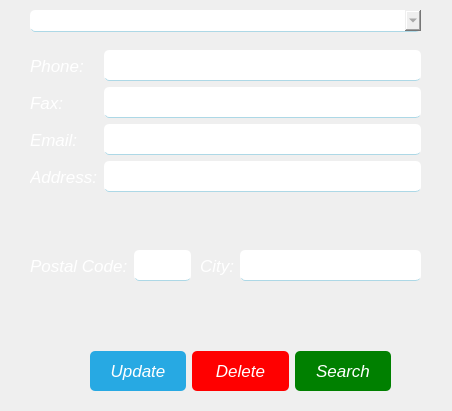
<?xml version="1.0" encoding="UTF-8"?>
<ui version="4.0">
 <class>Form</class>
 <widget class="QWidget" name="Form">
  <property name="geometry">
   <rect>
    <x>0</x>
    <y>0</y>
    <width>452</width>
    <height>411</height>
   </rect>
  </property>
  <property name="windowTitle">
   <string>Form</string>
  </property>
  <property name="styleSheet">
   <string notr="true">#update_button
{
  color: white;
font-size:17px;
font-style:Italic;
  background-color: #27a9e3;
  border-width: 5px;
  border-radius: 5px;
  height: 40px;
}
QComboBox{
  color: grey;
 /* border-color: #27a9e3;*/
 /* border-width: 5px;*/
 border-radius: 5px;
border-bottom: 1px solid lightblue;
  height: 30px;
}
#delete_button
{
  color: white;
font-size:17px;
font-style:Italic;
  background-color: red;
  border-width: 5px;
  border-radius: 5px;
  height: 40px;
}
#search_button
{
  color: white;
font-size:17px;
font-style:Italic;
  background-color: green;
  border-width: 5px;
  border-radius: 5px;
  height: 40px;
}
#button_bare{
background: rgba(32, 80, 96, 100);
}
#create_button:hover 
{
   background-color: #66c011;
 }

QLineEdit
{
  color: grey;
 /* border-color: #27a9e3;*/
 /* border-width: 5px;*/
 border-radius: 5px;
border-bottom: 1px solid lightblue;
/*border-top: 0px;
boder-left: 0px;
border-right: 0px;
boder-botom:1px solid;*/
/* border-style: 1px;*/
  height: 30px;
}
#Form
{
 background-color:
  qlineargradient(spread:reflect, x1:0.5, y1:0, x2:0, y2:0, 
  stop:0 rgba(91, 204, 233, 100), stop:1 rgba(32, 80, 96, 
  100));
}

QLabel{
color:white;
font-size:17px;
font-style:Italic;}</string>
  </property>
  <widget class="QWidget" name="formLayoutWidget">
   <property name="geometry">
    <rect>
     <x>30</x>
     <y>50</y>
     <width>391</width>
     <height>191</height>
    </rect>
   </property>
   <layout class="QFormLayout" name="update_form">
    <item row="0" column="0">
     <widget class="QLabel" name="phone_label2">
      <property name="text">
       <string>Phone:</string>
      </property>
     </widget>
    </item>
    <item row="1" column="0">
     <widget class="QLabel" name="fax_label2">
      <property name="text">
       <string>Fax:</string>
      </property>
     </widget>
    </item>
    <item row="2" column="0">
     <widget class="QLabel" name="email_label2">
      <property name="text">
       <string>Email:</string>
      </property>
     </widget>
    </item>
    <item row="3" column="0">
     <widget class="QLabel" name="adress_label2">
      <property name="text">
       <string>Address:</string>
      </property>
     </widget>
    </item>
    <item row="0" column="1">
     <widget class="QLineEdit" name="phone_input"/>
    </item>
    <item row="1" column="1">
     <widget class="QLineEdit" name="fax_input"/>
    </item>
    <item row="2" column="1">
     <widget class="QLineEdit" name="email_input"/>
    </item>
    <item row="3" column="1">
     <widget class="QLineEdit" name="address_input"/>
    </item>
   </layout>
  </widget>
  <widget class="QComboBox" name="comboBox">
   <property name="geometry">
    <rect>
     <x>30</x>
     <y>10</y>
     <width>391</width>
     <height>22</height>
    </rect>
   </property>
  </widget>
  <widget class="QWidget" name="formLayoutWidget_2">
   <property name="geometry">
    <rect>
     <x>30</x>
     <y>250</y>
     <width>161</width>
     <height>33</height>
    </rect>
   </property>
   <layout class="QFormLayout" name="formLayout">
    <item row="0" column="0">
     <widget class="QLabel" name="post_code_label2">
      <property name="text">
       <string>Postal Code:</string>
      </property>
     </widget>
    </item>
    <item row="0" column="1">
     <widget class="QLineEdit" name="post_code_input"/>
    </item>
   </layout>
  </widget>
  <widget class="QWidget" name="formLayoutWidget_3">
   <property name="geometry">
    <rect>
     <x>200</x>
     <y>250</y>
     <width>221</width>
     <height>33</height>
    </rect>
   </property>
   <layout class="QFormLayout" name="formLayout_2">
    <item row="0" column="0">
     <widget class="QLabel" name="city_label2">
      <property name="text">
       <string>City:</string>
      </property>
     </widget>
    </item>
    <item row="0" column="1">
     <widget class="QLineEdit" name="city_input"/>
    </item>
   </layout>
  </widget>
  <widget class="QWidget" name="horizontalLayoutWidget">
   <property name="geometry">
    <rect>
     <x>90</x>
     <y>350</y>
     <width>301</width>
     <height>42</height>
    </rect>
   </property>
   <layout class="QHBoxLayout" name="button_bare">
    <item>
     <widget class="QPushButton" name="update_button">
      <property name="text">
       <string>Update</string>
      </property>
     </widget>
    </item>
    <item>
     <widget class="QPushButton" name="delete_button">
      <property name="text">
       <string>Delete</string>
      </property>
     </widget>
    </item>
    <item>
     <widget class="QPushButton" name="search_button">
      <property name="text">
       <string>Search</string>
      </property>
     </widget>
    </item>
   </layout>
  </widget>
 </widget>
 <resources/>
 <connections/>
</ui>
